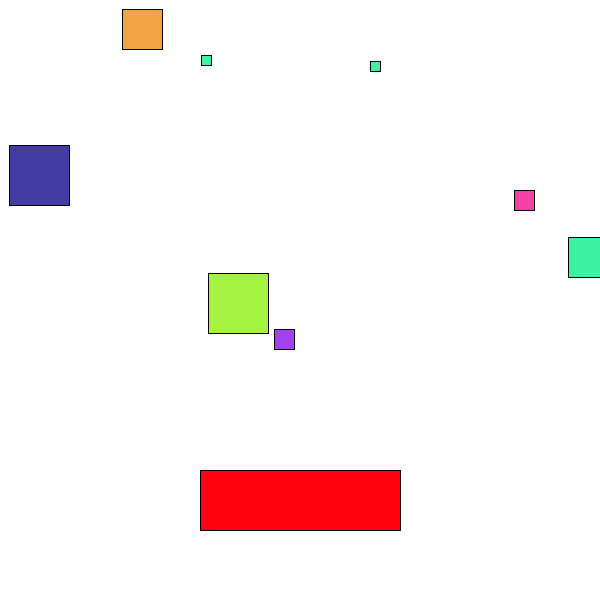
Frame 1 (no input)
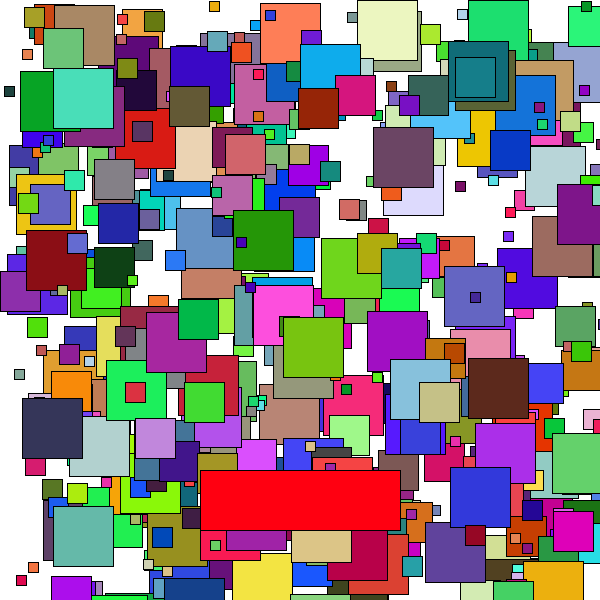
Frame 60 (the mouse pressed at the canvas centre just before this capture)
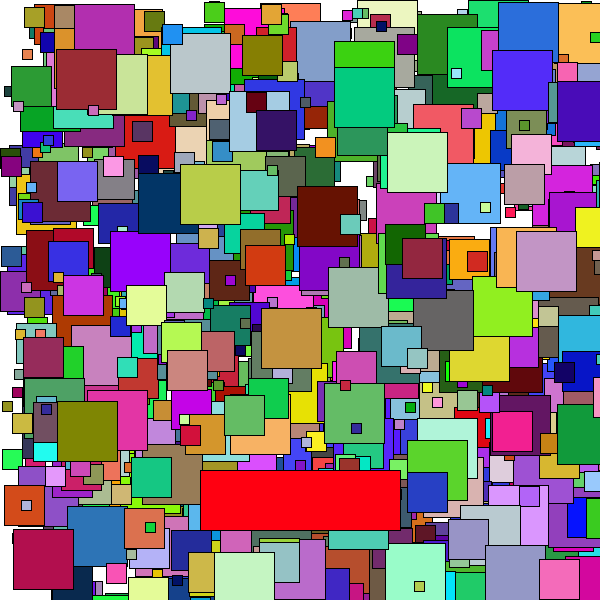
Frame 120 (the mouse held since frame 60 and released just before this capture)

The Processing sketch that drew these frames (run headless with seeded random() and noise(); from frame 60 on, the mouse is pressed at the canvas centre):

// Processing sketch: processing_168137
// ── processing_168137.pde


boolean boton = false ;


void setup (){
size (600, 600);
;
background (255);frameRate (80);

}

void draw()
{  if (boton==true){
  

float azul = random (255);
  float ver = random (255);
float red = random (255);
float blue = random (255);

float  a =random ( 0, 600);
float  r =random ( 0, 600);
float  s =random ( 0, 600);
float  d =random ( 0, 600);
float  z =random ( 0, 600);
float  x =random ( 0, 600);
float  w =random ( 0, 600);
float  q =random ( 0, 600);
float  a1 =random ( 0, 600);
float  r1 =random ( 0, 600);
float  s1 =random ( 0, 600);
float  d1 =random ( 0, 600);
float  z1 =random ( 0, 600);
float  x1 =random ( 0, 600);
float  w1 =random ( 0, 600);
float  q1 =random ( 0, 600);



fill (red, ver, azul);
ellipse (a, r, 20, 20);
fill (azul, ver, red);
ellipse (s,d, 20, 20);
fill (ver, red, azul);
ellipse (z, x, 10, 10);
fill (red, azul, ver);
ellipse (w,q, 40, 40);
fill (azul, red, ver);
ellipse (a1, r1, 60, 60);
fill (ver, red, azul);
ellipse (s1, d1, 10, 10);
fill (blue, red, azul);
ellipse (z1,x1, 40, 40);
fill (ver, blue, azul);
ellipse (w1, q1, 60, 60);}else{


float azul = random (255);
  float ver = random (255);
float red = random (255);
float blue = random (255);



float  b =random (0, 600);
float  v =random ( 0, 600);
float  c =random ( 0, 600);
float  n =random ( 0, 600);

float  y =random ( 0, 600);
float  t =random ( 0, 600);
float  o =random ( 0, 600);
float  p =random ( 0, 600);

float  b1 =random ( 0, 600);
float  v1 =random ( 0, 600);
float  c1 =random ( 0, 600);
float  n1 =random ( 0, 600);

float  y1 =random ( 0, 600);
float  t1 =random ( 0, 600);
float  o1 =random ( 0, 600);
float  p1 =random ( 0, 600);
fill (red, ver, azul);

rect (b, v, 20, 20);
fill (azul, ver, red);
rect (c,n, 20, 20);
fill (ver, red, azul);
rect (y, t, 10, 10);
fill (red, azul, ver);
rect (o,p, 40, 40);
fill (azul, red, ver);
rect (b1, v1, 60, 60);
fill (ver, red, azul);

rect (c1, n1, 10, 10);

fill (blue, red, azul);

rect (y1,t1, 40, 40);

fill (ver, blue, azul);
rect (o1, p1, 60, 60);




}

fill (#FF0011);  
rect (200,470,200,60);
}

void mousePressed()
{if (mouseX > 200 && mouseX < 400 && mouseY > 470 && mouseY < 530) { 
     boton = !boton ;
    
   background (255);
 fill (#FF0011);  
rect (200,470,200,60);}
    
}
